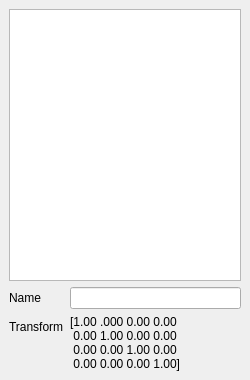
<?xml version="1.0" encoding="UTF-8"?>
<ui version="4.0">
 <class>BoneEditor</class>
 <widget class="QDockWidget" name="BoneEditor">
  <property name="geometry">
   <rect>
    <x>0</x>
    <y>0</y>
    <width>250</width>
    <height>380</height>
   </rect>
  </property>
  <property name="sizePolicy">
   <sizepolicy hsizetype="Expanding" vsizetype="Preferred">
    <horstretch>0</horstretch>
    <verstretch>0</verstretch>
   </sizepolicy>
  </property>
  <property name="minimumSize">
   <size>
    <width>250</width>
    <height>250</height>
   </size>
  </property>
  <property name="features">
   <set>QDockWidget::DockWidgetFloatable|QDockWidget::DockWidgetMovable</set>
  </property>
  <property name="windowTitle">
   <string>Bo&amp;nes</string>
  </property>
  <widget class="QWidget" name="dockWidgetContents">
   <layout class="QVBoxLayout" name="verticalLayout">
    <item>
     <widget class="QTreeView" name="tree"/>
    </item>
    <item>
     <widget class="QWidget" name="widget" native="true">
      <layout class="QFormLayout" name="formLayout">
       <property name="leftMargin">
        <number>0</number>
       </property>
       <property name="topMargin">
        <number>0</number>
       </property>
       <property name="rightMargin">
        <number>0</number>
       </property>
       <property name="bottomMargin">
        <number>0</number>
       </property>
       <item row="0" column="0">
        <widget class="QLabel" name="label">
         <property name="text">
          <string>Name</string>
         </property>
        </widget>
       </item>
       <item row="0" column="1">
        <widget class="QLineEdit" name="name"/>
       </item>
       <item row="1" column="0">
        <widget class="QLabel" name="label_2">
         <property name="text">
          <string>Transform</string>
         </property>
        </widget>
       </item>
       <item row="1" column="1">
        <widget class="QLabel" name="transform">
         <property name="text">
          <string>[1.00 .000 0.00 0.00 
 0.00 1.00 0.00 0.00 
 0.00 0.00 1.00 0.00 
 0.00 0.00 0.00 1.00]</string>
         </property>
         <property name="alignment">
          <set>Qt::AlignLeading|Qt::AlignLeft|Qt::AlignVCenter</set>
         </property>
        </widget>
       </item>
      </layout>
     </widget>
    </item>
   </layout>
  </widget>
 </widget>
 <resources/>
 <connections/>
</ui>
